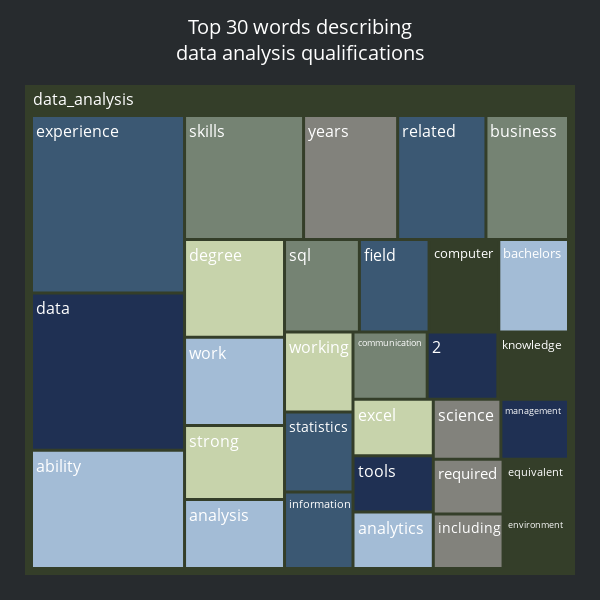

Notebook cell for this chart:
### Code cell
df_word_count_qual_da = df_word_count_qual[df_word_count_qual['job_type']=='data_analysis']
df_word_count_qual_ds = df_word_count_qual[df_word_count_qual['job_type']=='data_science']
df_word_count_qual_ml = df_word_count_qual[df_word_count_qual['job_type']=='machine_learning']

# Define a custom color scale
custom_colors = ['#3B5873', '#A3BCD6', '#343E29', '#82827C', '#C7D3AB','#758373','#1F3053']

# create the treemap figure with custom hover text and color scale
fig = px.treemap(df_word_count_qual_da, path=['job_type', 'word'], values='frequency', color='word',
                 color_discrete_sequence=custom_colors,
                 hover_data={'frequency': ':f'},
                 )

# remove the treemap borders
fig.update_traces(
    go.Treemap(
        marker=dict(line=dict(width=0))
    )
)
fig.update_traces(textfont=dict(color='white'))
fig.update_traces(hovertemplate='<b>%{label}</b><br>Frequency:%{customdata[0]:.0f}')

# customize the font and size of the title and labels
fig.update_layout(title={'text': "Top 30 words describing<br>data analysis qualifications", 'font': {'size': 24}},
                  font={'size': 18})

# customize the margins
fig.update_layout(
    title={
        'x': 0.50,
        'y': 0.96,
        'xanchor': 'center',
        'yanchor': 'top',
        'pad': {'r': 10, 't': 10,},
        'font': {'size': 20}
    },
    width=600,
    height=600,
    margin=dict(t=85, l=25, r=25, b=25),
    plot_bgcolor = "#272b2e",
    paper_bgcolor = "#272b2e",
    font=dict(size = 16, color = 'white')
) 


# show the figure
fig.show()
fig.write_html('../images/tree_map1.html')

### Figure 1 — Plotly figure (JSON) as saved in the notebook; plotly's stock layout.template omitted (floating-point values rounded to 4 significant figures)
{"data": [{"branchvalues": "total", "customdata": [[92, "related"], [58, "analysis"], [30, "equivalent"], [34, "science"], [38, "excel"], [42, "communication"], [34, "management"], [54, "field"], [152, "ability"], [54, "computer"], [98, "years"], [46, "working"], [124, "skills"], [40, "2"], [228, "experience"], [74, "work"], [40, "knowledge"], [32, "required"], [62, "strong"], [86, "business"], [38, "tools"], [46, "statistics"], [38, "analytics"], [30, "environment"], [32, "including"], [82, "degree"], [58, "sql"], [202, "data"], [44, "information"], [54, "bachelors"], [2042, "(?)"]], "domain": {"x": [0, 1], "y": [0, 1]}, "hovertemplate": "<b>%{label}</b><br>Frequency:%{customdata[0]:.0f}", "ids": ["data_analysis/related", "data_analysis/analysis", "data_analysis/equivalent", "data_analysis/science", "data_analysis/excel", "data_analysis/communication", "data_analysis/management", "data_analysis/field", "data_analysis/ability", "data_analysis/computer", "data_analysis/years", "data_analysis/working", "data_analysis/skills", "data_analysis/2", "data_analysis/experience", "data_analysis/work", "data_analysis/knowledge", "data_analysis/required", "data_analysis/strong", "data_analysis/business", "data_analysis/tools", "data_analysis/statistics", "data_analysis/analytics", "data_analysis/environment", "data_analysis/including", "data_analysis/degree", "data_analysis/sql", "data_analysis/data", "data_analysis/information", "data_analysis/bachelors", "data_analysis"], "labels": ["related", "analysis", "equivalent", "science", "excel", "communication", "management", "field", "ability", "computer", "years", "working", "skills", "2", "experience", "work", "knowledge", "required", "strong", "business", "tools", "statistics", "analytics", "environment", "including", "degree", "sql", "data", "information", "bachelors", "data_analysis"], "marker": {"colors": ["#3B5873", "#A3BCD6", "#343E29", "#82827C", "#C7D3AB", "#758373", "#1F3053", "#3B5873", "#A3BCD6", "#343E29", "#82827C", "#C7D3AB", "#758373", "#1F3053", "#3B5873", "#A3BCD6", "#343E29", "#82827C", "#C7D3AB", "#758373", "#1F3053", "#3B5873", "#A3BCD6", "#343E29", "#82827C", "#C7D3AB", "#758373", "#1F3053", "#3B5873", "#A3BCD6", "#343E29"], "line": {"width": 0}}, "name": "", "parents": ["data_analysis", "data_analysis", "data_analysis", "data_analysis", "data_analysis", "data_analysis", "data_analysis", "data_analysis", "data_analysis", "data_analysis", "data_analysis", "data_analysis", "data_analysis", "data_analysis", "data_analysis", "data_analysis", "data_analysis", "data_analysis", "data_analysis", "data_analysis", "data_analysis", "data_analysis", "data_analysis", "data_analysis", "data_analysis", "data_analysis", "data_analysis", "data_analysis", "data_analysis", "data_analysis", ""], "textfont": {"color": "white"}, "type": "treemap", "values": [92, 58, 30, 34, 38, 42, 34, 54, 152, 54, 98, 46, 124, 40, 228, 74, 40, 32, 62, 86, 38, 46, 38, 30, 32, 82, 58, 202, 44, 54, 2042]}], "layout": {"font": {"color": "white", "size": 16}, "height": 600, "legend": {"tracegroupgap": 0}, "margin": {"b": 25, "l": 25, "r": 25, "t": 85}, "paper_bgcolor": "#272b2e", "plot_bgcolor": "#272b2e", "title": {"font": {"size": 20}, "pad": {"r": 10, "t": 10}, "text": "Top 30 words describing<br>data analysis qualifications", "x": 0.5, "xanchor": "center", "y": 0.96, "yanchor": "top"}, "treemapcolorway": ["#3B5873", "#A3BCD6", "#343E29", "#82827C", "#C7D3AB", "#758373", "#1F3053"], "width": 600}}
